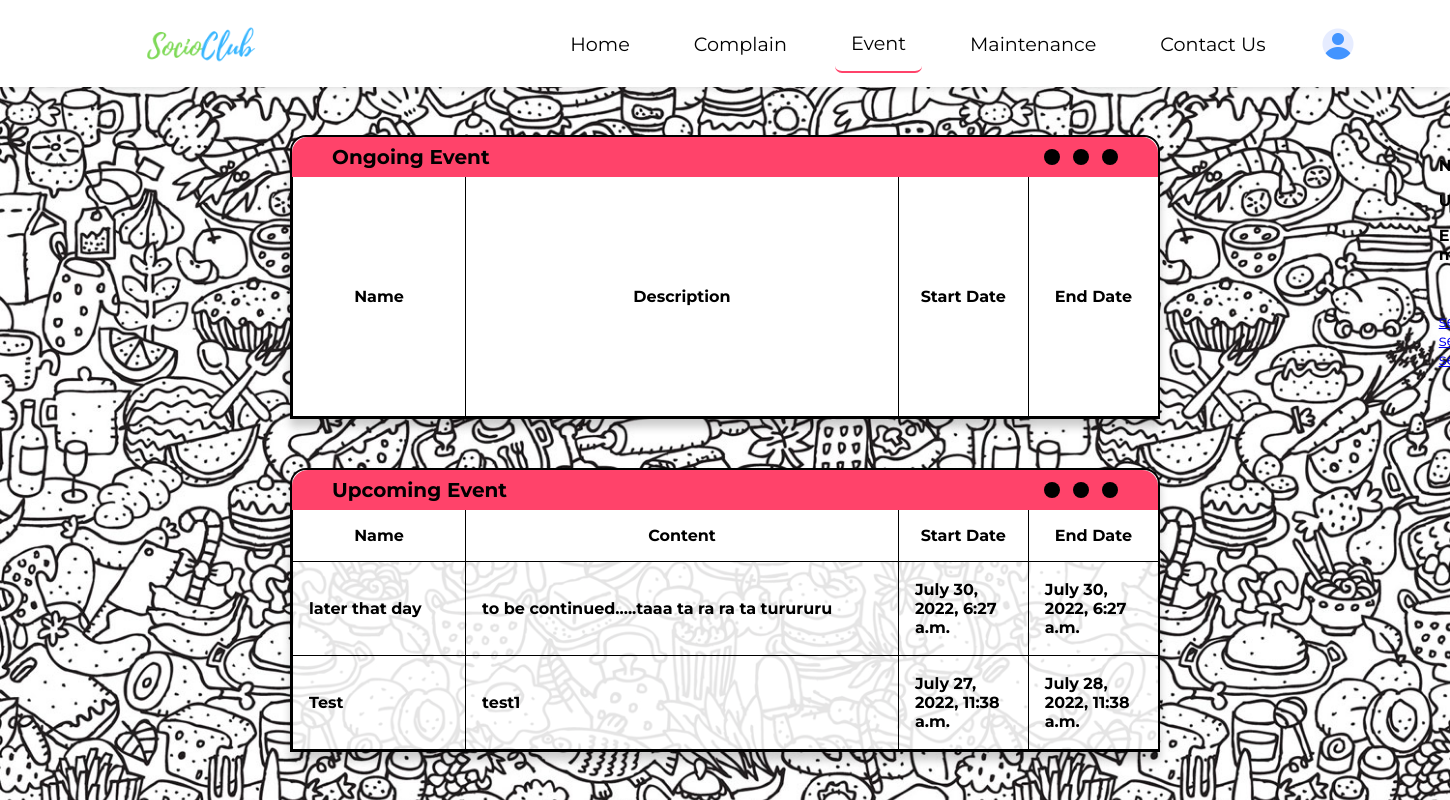
/event/ (signed in), run on the app's committed database.
### user_data/models.py (models this page shows, shortened)
class Event(models.Model):
    society_name = models.ForeignKey(Society, on_delete=models.CASCADE)
    event_name = models.CharField(max_length=100)
    event_description = models.TextField(max_length=500)
    event_start_date = models.DateTimeField()
    event_end_date = models.DateTimeField()

### SocioClub/views.py (the view)
# urls.py: path('event/', views.event , name = "event"),
@login_required(login_url='login')
def event(request):
    society_name = User_Detail.objects.get(user=request.user).society_name
    events = Event.objects.filter(society_name = society_name)
    current_date = datetime.now()
    ongoing_event = {}
    upcoming_event = {}
    now = current_date.strftime("%d/%m/%Y %H:%M")
    for event in events:
        start = event.event_start_date.strftime("%d/%m/%Y %H:%M")
        end = event.event_end_date.strftime("%d/%m/%Y %H:%M")
        if now >= start and now <=end:
            ongoing_event[event] = event.event_name
        elif now<=start:
            upcoming_event[event] = event.event_name
    return render(request, "event.html", {'ongoing_event': ongoing_event, 'upcoming_event': upcoming_event})

### templates/event.html (shortened to what this page needs)
{% extends "base.html" %}
{% load static %}
{% url 'login' as login %}
{%block cssblock%}
<link rel="stylesheet" href="{% static 'css/event.css'%}"> {%endblock%}
{% block mainblock %}
<div class="event-container">
    <div class="event-left">
        <div class="event-card animate fadeInLeft three">
            <div class="event-card-nav">
                <div class="text">
                    <h4>Ongoing Event</h4>
                </div>
                <div class="circle">
                    <div class="dot"></div>
                    <div class="dot"></div>
                    <div class="dot"></div>
                </div>
            </div>
            <div class="event-card-content">
                <div class="only-table-main">
                    <table>
                        <thead>
                            <tr>
                                <th class="th-1">Name</th>
                                <th class="th-2">Description</th>
                                <th class="th-3">Start Date</th>
                                <th class="th-4">End Date</th>
                            </tr>
                        </thead>
                    </table>
                </div>
            </div>
        </div>
        <div class="event-card animate fadeInRight four">
            <div class="event-card-nav">
                <div class="text">
                    <h4>Upcoming Event</h4>
                </div>
                <div class="circle">
                    <div class="dot"></div>
                    <div class="dot"></div>
                    <div class="dot"></div>
                </div>
            </div>
            <div class="event-card-content">
                <div class="only-table-main">
                    <table>
                        <thead>
                            <tr>
                                <th class="th-1">Name</th>
                                <th class="th-2">Content</th>
                                <th class="th-3">Start Date</th>
                                <th class="th-4">End Date</th>
                            </tr>
                        </thead>
                        {% for event in upcoming_event %}
                        <tbody>
                            <tr>
                                <td>{{event.event_name}}</td>
                                <td class="th-2">{{event.event_description}}</td>
                                <td>{{event.event_start_date}}</td>
                                <td>{{event.event_end_date}}</td>
                            </tr>
                        </tbody>
                        {% endfor %}
                    </table>
                </div>
            </div>
        </div>
    </div>
</div>
{% endblock %}

### templates/base.html (shortened to what this page needs)
{% url 'index' as index %}
{% url 'complain' as complain %}
{% url 'maintenance' as maintenance %}
{% url 'contact_us' as contact_us %}
{% url 'event' as event %}
<!DOCTYPE html>
<html lang="en">
{%load static%}
<head>
    <link rel="stylesheet" href="{% static 'css/nav.css'%}">
    {%block cssblock%} {%endblock%}
</head>
<body>
    <nav>
        <div class="left" onclick="admin()">
            <img src="{% static 'images/logo1.png' %}" alt="LOGO">
        </div>
        <div class="right">
            <a href="{% url 'index' %}" class="{% if request.path == index %} active {%endif%}">Home</a>
            <a href="{% url 'complain' %}" class="{% if request.path == complain %} active {%endif%}">Complain</a>
            <a href="{% url 'event' %}" class="{% if request.path == event %} active {%endif%}">Event</a>
            <a href="{% url 'maintenance' %}"
                class="{% if request.path == maintenance %} active {%endif%}">Maintenance</a>
            <a href="{% url 'contact_us' %}" class="{% if request.path == contact_us %} active {%endif%}">Contact Us</a>
            <div class="user-profile" onclick="openSideNav()">
                <img src="{% static 'images/user.png' %}" alt="Illustration">
            </div>
        </div>
    </nav>
    <div id="sideNav">
        <div class="user-profile-data">
            <h6>Name : {{request.user.first_name}} {{request.user.last_name}}</h6>
            <h6>Username : {{request.user}}</h6>
            <h6>Email : {{request.user.email}}</h6>
            <a href="{% url 'sec_main' %}" target="_blank">sec main</a><br>
            <a href="{% url 'sec_complain' %}" target="_blank">sec complain</a><br>
            <a href="{% url 'sec_event' %}" target="_blank">sec event</a><br>
        </div>
    </div>
    {%block mainblock%}
    {%endblock%}
</body>
</html>

### static/css/nav.css (style rules this page uses)
body { overflow: hidden; }
nav { position: relative; max-width: 100vw; display: flex; justify-content: space-between; align-items: center; font-size: 1.2rem; padding: 1% 5% 1%; box-shadow: 0 2px 8px -2px rgb(0 0 0 / 20%); overflow: hidden; }
nav .left { position: relative; height: 3.5rem; width: 20%; }
.left img { position: absolute; top: 50%; left: 50%; transform: translate(-50%, -50%); height: 200%; width: auto; }
nav .right { overflow: hidden; display: flex; align-items: center; }
nav .right a { position: relative; text-decoration: none; color: black; padding: 1rem; outline: none; overflow: hidden; margin: 0 1rem; }
nav .right .active { border-radius: 7px; border-bottom: 2px solid #ff436a; }
nav .right a::before { content: ""; background-color: #ff436a; border-radius: 7px; position: absolute; height: calc(100% - 3px); width: calc(100% - 4px); z-index: -1; top: 110%; left: 0%; transition: 0.4s ease; }
.user-profile { height: 3rem; width: 3rem; display: flex; align-items: center; justify-content: center; margin: 0 1rem; cursor: pointer; }
.user-profile img { height: 2rem; }
#sideNav { position: absolute; right: -20%; height: 100vh; width: 20%; background-color:#ff436a ; transition: 0.4s ease-in-out; z-index: 3; display: flex; flex-direction: row-reverse; }
.user-profile-data { color: black; margin-top: 7rem; width: 50rem; padding: 15%; }
.user-profile-data h6 { font-size: 1rem; margin-bottom: 1rem; width: 100%; }

### static/css/event.css (style rules this page uses)
* { margin: 0%; padding: 0%; box-sizing: border-box; font-family: 'Montserrat', sans-serif; }
body { height: 100vh; display: flex; flex-direction: column; }
.event-container { background-image: url("../images/event-bg-4.jpg"); background-size: cover; background-repeat: no-repeat; overflow: hidden; display: flex; flex: 1; }
.event-left { width: 100%; display: flex; flex-direction: column; justify-content: space-evenly; align-items: center; }
.event-card { width: 60%; background-color: rgba(255, 255, 255, 0.888); border: 2px solid rgb(0, 0, 0); border-top-left-radius: 1rem; border-top-right-radius: 1rem; box-shadow: 0px 8px 8px 0 rgba(0, 0, 0, 0.2); }
.event-card-nav { background-color: #ff436a; display: flex; justify-content: space-between; align-items: center; border-top-left-radius: 1rem; border-top-right-radius: 1rem; height: 2.5rem; width: 100%; }
h4 { text-align: left; padding: 0.2rem; padding-left: 2.5rem; font-weight: bolder; font-size: 20px; }
.circle { display: flex; justify-content: center; align-items: center; gap: 0.8rem; margin-right: 2.5rem; }
.dot { height: 1rem; width: 1rem; background-color: black; border-radius: 50%; display: inline-block; }
.event-card-content { width: 100%; height: 15rem; }
table { width: 100%; height:15rem ; border-collapse: collapse; }
tbody { width: 100%; }
.only-table-main { overflow-y: scroll; height: 15rem; width: 100%; }
thead th { z-index: 2; position: sticky; top: 0; background-color: white; }
th { border-bottom: 1px solid black; padding: 1rem; border-left: 1px solid black; }
td { padding: 1rem; border-bottom: 1px solid black; border-left: 1px solid black; font-weight: bolder; }
.th-1 { width: 20%; }
.th-2 { max-width: 20rem; word-wrap: break-word; }
.th-3 , .th-4 { width: 15%; }
.animate { -webkit-animation-duration: 1s; animation-duration: 1s; -webkit-animation-fill-mode: both; animation-fill-mode: both; }
.three { -webkit-animation-delay: 0.1ms; -moz-animation-delay: 0.1ms; animation-delay: 0.1ms; }
.fadeInLeft { -webkit-animation-name: fadeInLeft; animation-name: fadeInLeft; }
.four { -webkit-animation-delay: 0.1s; -moz-animation-delay:0.1s; animation-delay: 0.1s; }
.fadeInRight { -webkit-animation-name: fadeInRight; animation-name: fadeInRight; }

### data on the page
Event: event_name "later that day", event_description "to be continued.....taaa ta ra ra ta turururu", event_start_date "July 30, 2022, 6:27 a.m.", event_end_date "July 30, 2022, 6:27 a.m."
Event: event_name "Test", event_description "test1", event_start_date "July 27, 2022, 11:38 a.m.", event_end_date "July 28, 2022, 11:38 a.m."
